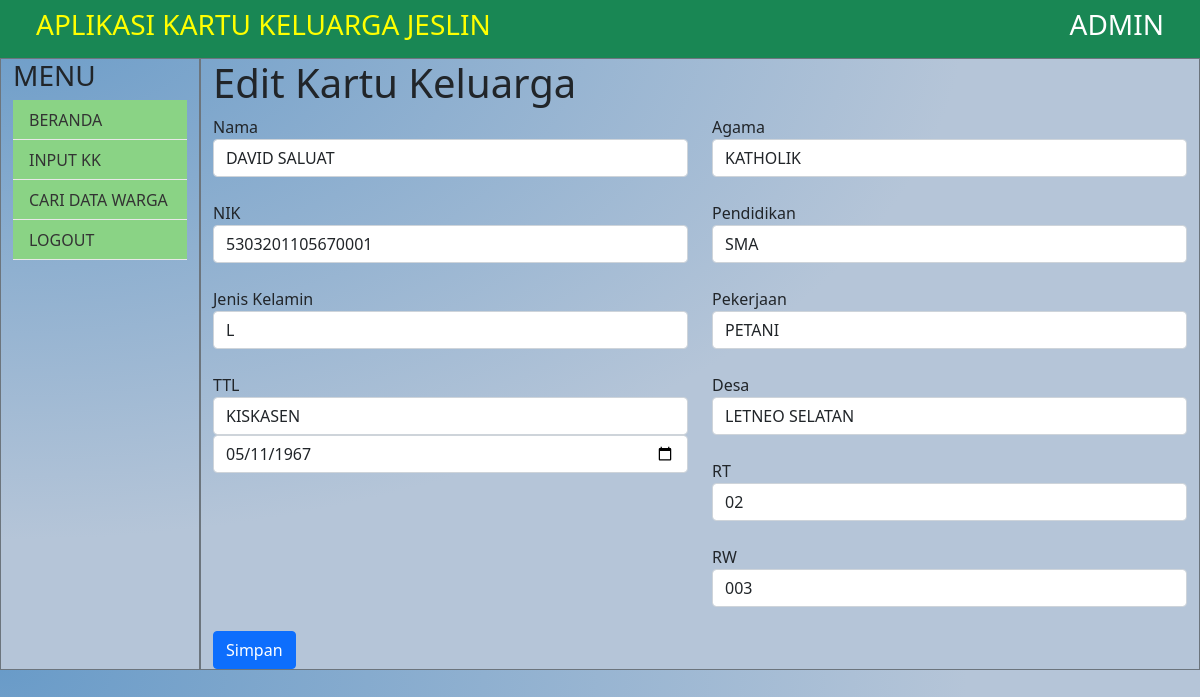
The page /edit.php?id=2 (signed in) on the database its author committed.
### tables this page shows
CREATE TABLE `kk` (
  `idkk` int(10) NOT NULL,
  `nama` varchar(100) NOT NULL,
  `nik` varchar(100) NOT NULL,
  `jk` varchar(2) NOT NULL,
  `tempatlahir` varchar(20) NOT NULL,
  `tanggallahir` date NOT NULL,
  `agama` varchar(20) NOT NULL,
  `pendidikan` varchar(20) NOT NULL,
  `jenispekerjaan` varchar(100) NOT NULL,
  `iddesa` int(10) NOT NULL,
  `rt` varchar(20) NOT NULL,
  `rw` varchar(10) NOT NULL
);

CREATE TABLE `desakelurahan` (
  `iddesa` int(10) NOT NULL,
  `namadesa` varchar(100) NOT NULL,
  `idkecematan` int(10) NOT NULL
);

CREATE TABLE `rt` (
  `idrt` int(10) NOT NULL,
  `namart` varchar(20) NOT NULL
);

CREATE TABLE `rw` (
  `idrw` int(10) NOT NULL,
  `namarw` varchar(20) NOT NULL
);

### edit.php (the view, shortened to what this page needs)
<?php
include('koneksi.php');
include('header.php');
include('kopatas.php');
include('sidebar.php');
$idnya = $_GET['id'];
$sqltampil = $pdo->prepare("SELECT * FROM `kk` WHERE `idkk` = :a");
$sqltampil->bindParam(':a', $idnya);
$sqltampil->execute();
$datanya = $sqltampil->rowCount();
if ($datanya == 0) {
    $_SESSION['pesan'] = "Data salah";
    exit();
} else {
    $datanya1 = $sqltampil->fetch();
    $data1 = $datanya1[1];
    $data2 = $datanya1[2];
    $data3 = $datanya1[3];
    $data4 = $datanya1[4];
    $data5 = $datanya1[5];
    $data6 = $datanya1[6];
    $data7 = $datanya1[7];
    $data8 = $datanya1[8];
    $data9 = $datanya1[9];
    $data10 = $datanya1[10];
    $data11 = $datanya1[11];
?>
<div class="col col-lg-10 border border-secondary">
    <h1>Edit Kartu Keluarga</h1>
    <form method="post" action="edit-simpan.php">
        <div class="row">
            <div class="col col-lg-6">
                <label>Nama</label><br>
                <input type="text" class="form-control" name="nama" value="<?php echo $data1; ?>" required><br>
                <label>NIK</label><br>
                <input type="text" class="form-control" name="nik" value="<?php echo $data2; ?>" required><br>
                <label>Jenis Kelamin</label><br>
                <select name="jk" class="form-control" required>
                    <option value="<?php echo $data3;?>"><?php echo $data3;?></option>
                </select><br>
                <label>TTL</label><br>
                <input type="text" class="form-control" name="tempatlahir" value="<?php echo $data4;?>" required>
				<input type="date" class="form-control" name="tgllahir" value="<?php echo $data5;?>" required><br>
            </div>
            <div class="col col-lg-6">
                <label>Agama</label><br>
                <select name="agama" class="form-control" required>
                <option value="<?php echo $data6;?>"><?php echo $data6;?></option>
                </select><br>
                <label>Pendidikan</label><br>
                <select name="pendidikan" class="form-control" required>
                <option value="<?php echo $data7;?>"><?php echo $data7;?></option>
                </select><br>
				 <label>Pekerjaan</label><br>
                <select name="pekerjaan" class="form-control" required>
                <option value="<?php echo $data8;?>"><?php echo $data8;?></option>
                </select><br>
                <label>Desa</label><br>
                <?php
                $sqldesa1 = $pdo->query("SELECT * FROM `desakelurahan` WHERE iddesa = $data9");
				$datadesa1 = $sqldesa1->fetch();
				?>
                <select name="desa" class="form-control" required>
                <option value="<?php echo $datadesa1[0];?>"><?php echo $datadesa1[1];?></option>
                </select><br>
                <label>RT</label><br>
                <?php
                $sqlrt1 = $pdo->query("SELECT * FROM `rt` WHERE idrt = $data10");
				$datart1 = $sqlrt1->fetch();
				?>
                <select name="rt" class="form-control" required>
                <option value="<?php echo $datart1[0];?>"><?php echo $datart1[1];?></option>
                </select><br>
                <label>RW</label><br>
                <?php
                $sqlrw1 = $pdo->query("SELECT * FROM `rw` WHERE idrw = $data11");
				$datarw1 = $sqlrw1->fetch();
				?>
                <select name="rw" class="form-control" required>
                <option value="<?php echo $datarw1[0];?>"><?php echo $datarw1[1];?></option>
                </select><br>
            </div>
        </div>
        <button name="submit" class="btn btn-primary" type="submit">Simpan</button>
    </form>
</div>
</div>
</div>
<?php
}
include('footer.php');
?>

### header.php (style rules this page uses)
body { width: 100%; height: 100%; background: rgb(105, 155, 200); background: -moz-radial-gradient(top left, ellipse cover, rgba(105, 155, 200, 1) 0%, rgba(181, 197, 216, 1) 57%); background: -webkit-gradient(radial, top left, 0px, top left, 100%, color-stop(0%, rgba(105, 155, 200, 1)), color-stop(57%, rgba(181, 197, 216, 1))); background: -webkit-radial-gradient(top left, ellipse cover, rgba(105, 155, 200, 1) 0%, rgba(181, 197, 216, 1) 57%); background: -o-radial-gradient(top left, ellipse cover, rgba(105, 155, 200, 1) 0%, rgba(181, 197, 216, 1) 57%); background: -ms-radial-gradient(top left, ellipse cover, rgba(105, 155, 200, 1) 0%, rgba(181, 197, 216, 1) 57%); background: radial-gradient(ellipse at top left, rgba(105, 155, 200, 1) 0%, rgba(181, 197, 216, 1) 57%); }

### rows shown on the page
kk: nama "DAVID SALUAT", nik "5303201105670001", jk "L", tempatlahir "KISKASEN", tgllahir "05/11/1967", agama "KATHOLIK", pendidikan "SMA", pekerjaan "PETANI"
desakelurahan: desa "LETNEO SELATAN"
rt: rt "02"
rw: rw "003"
